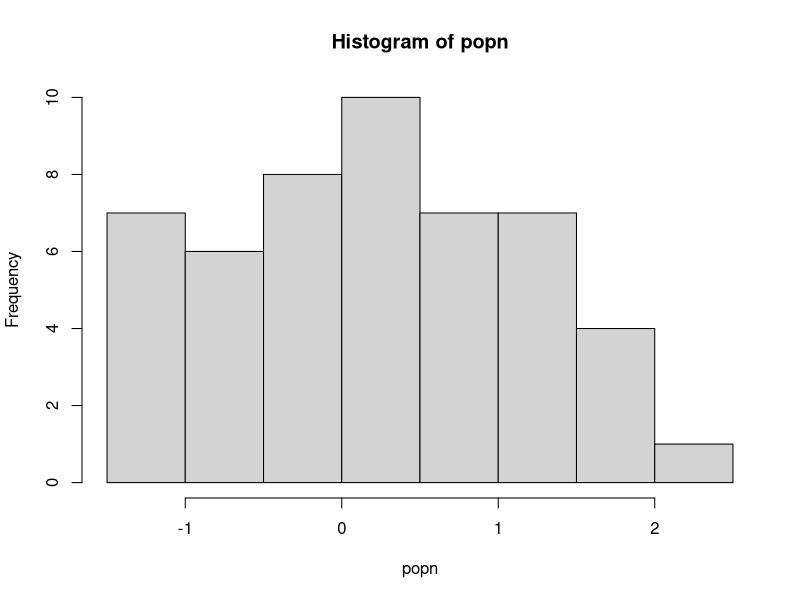

Reproduce this figure in R.
doit <- function(x) {
    temp_x <- sample(x, replace = TRUE)
    if(length(unique(temp_x))>30){
        print(paste("Mean of this sample was:", as.character(mean(temp_x))))
    }else{
        stop("Couldn't calculate mean: too few unique values!")
    }
}

popn <- rnorm(50)
hist(popn)
result <- lapply(1:15, function(i) try(doit(popn), FALSE))
